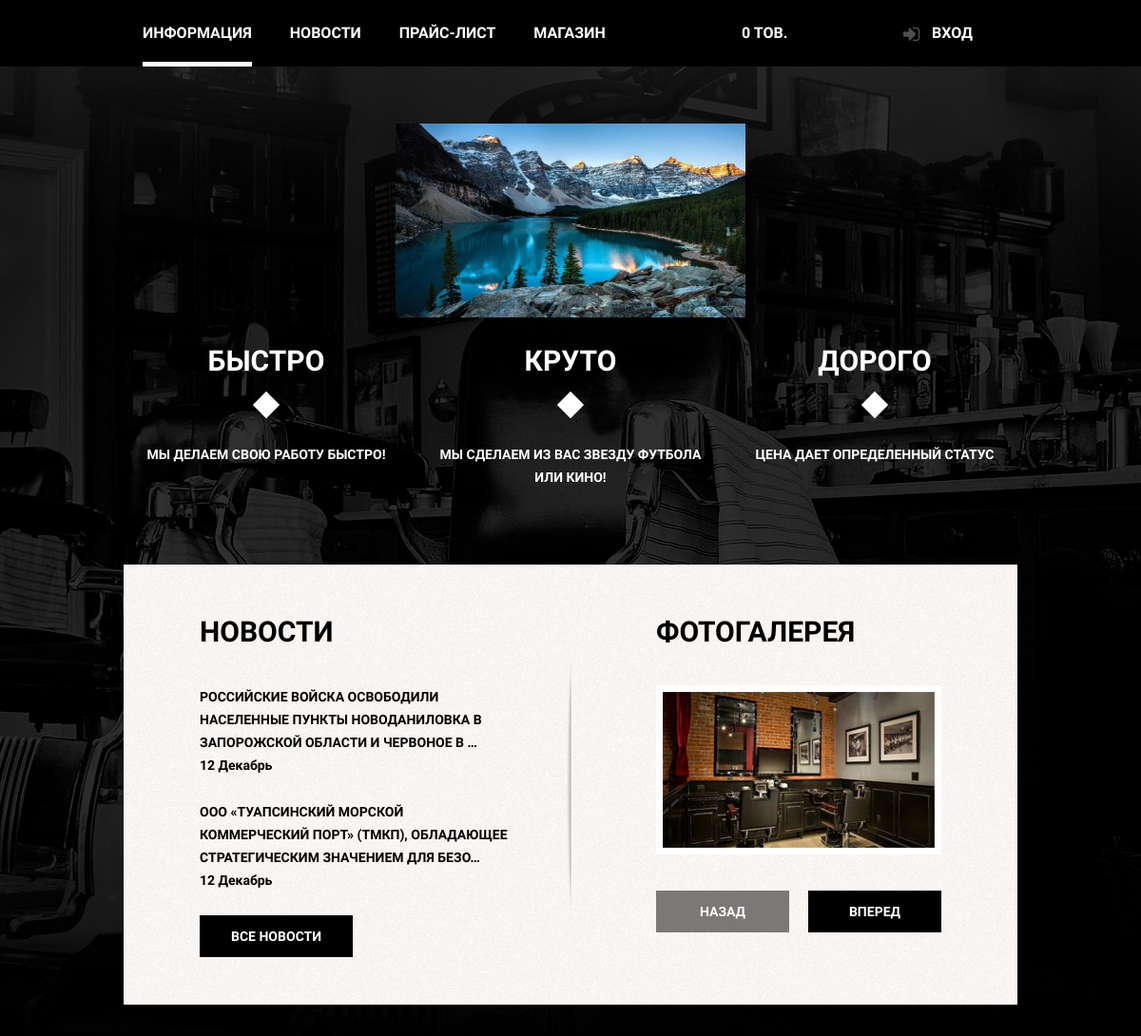
The app's page / (upper part), older data.
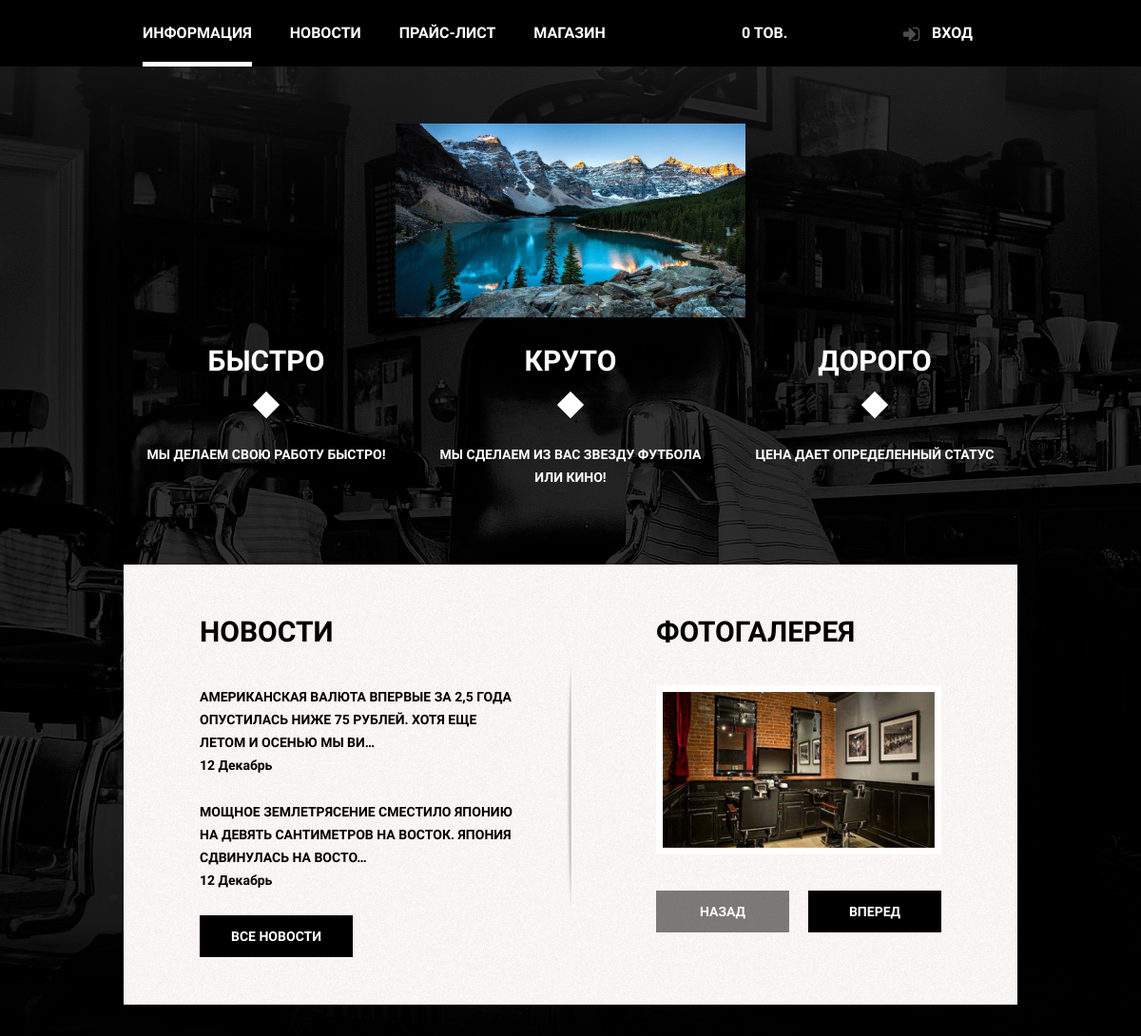
The same page, newer data.
### barber_baseapp/models.py (models this page shows, shortened)
class News(models.Model):
    title = models.CharField(max_length=250, db_index=True)
    slug = models.SlugField(max_length=250, blank=True, unique=True)
    body = RichTextUploadingField(blank=True, null=True)
    date = models.DateField()
    class Meta:
        ordering = ['-date']

### barber_baseapp/views.py (the view)
# urls.py: path('', MainPage.as_view(), name='main_page'),
class MainPage(View):
	def get(self, request):
		last_news = News.objects.all()[:2]
		recordform = RecordForm()
		context = {'last_news': last_news, 'recordform': recordform}
		return render(request, 'barber_baseapp/index.html', context)

### barber_account/context_processors.py (called while the page is built)
def loginform(request):
    return {'form': LoginForm}

### barber_cart/cart.py (called while the page is built)
    def __len__(self):
        return sum(item['quantity'] for item in self.cart.values())

### barber_cart/context_processors.py (called while the page is built)
def cart(request):
	return {'cart': Cart(request)}

### barber_baseapp/templates/barber_baseapp/index.html (shortened to what this page needs)
{% extends 'base.html' %}
{% load static %}
{% block content %}
    <div class="index-logo">
        <img src="{% static 'images/index-logo.png' %}" width="368" height="204" alt="Барбершоп Бородинский">
    </div>
    <section class="features clearfix">
        <div class="feature-item">
            <b class="feature-name">Быстро</b>
            <p>Мы делаем свою работу быстро!</p>
        </div>
        <div class="feature-item">
            <b class="feature-name">Круто</b>
            <p>Мы сделаем из вас звезду
                футбола или кино!</p>
        </div>
        <div class="feature-item">
            <b class="feature-name">Дорого</b>
            <p>Цена дает определенный статус</p>
        </div>
    </section>
    <div class="index-content clearfix">
        <div class="index-content-left">
            <h2 class="index-content-title">Новости</h2>
            <ul class="news-preview">
				{% for news in last_news %}
                <li>
                    <p>{{ news.body|truncatechars:100|safe }}</p>
                    <time datetime=" {{news.date}} "> {{ news.date|date:"m F" }}</time>
                </li>
				{% endfor %}
            </ul>
            <a class="btn" href="{% url 'news_page' %}">Все новости</a>
        </div>
        <div class="index-content-right">
            <h2 class="index-content-title">Фотогалерея</h2>
            <div class="gallery">
                <figure class="gallery-content">
                    <img src="{% static 'images/photo-gallery1.jpg' %}" width="286"
                    height="164" alt="">
                </figure>
                <button class="btn btn-gallery-prev" disabled>Назад</button>
                <button class="btn btn-gallery-next">Вперед</button>
            </div>
        </div>
    </div>
{% endblock %}

### templates/base.html (shortened to what this page needs)
{% load static %}
<!DOCTYPE html>
<html lang="ru">
 <head>
	<link rel="stylesheet" href="{% static 'css/normalize.css' %}">
	<link rel="stylesheet" href="{% static 'css/style.css' %}">
 </head>
<body
	{% block bodyclass %}
	{% endblock %}
>
	{% include 'include/header.html' %}
	<main class="container">
		{% block content %}
		{% endblock %}
	</main>
</body>
</html>

### templates/include/header.html (shortened to what this page needs)
{% load static %}
<header class="main-header">
    <div class="container clearfix">
        <nav class="main-navigation">
			{% with request.resolver_match.url_name as url_name %}
			<ul>
				<li class="{% if url_name == 'main_page' %}active{% endif %}"><a href="{% url 'main_page' %}">Информация</a></li>
				<li class="{% if url_name == 'news_page' or url_name == 'news_detail' %}active{% endif %}"><a href="{% url 'news_page' %}">Новости</a></li>
				<li class="{% if url_name == 'price_page' %}active{% endif %}"><a href="{% url 'price_page' %}">Прайс-лист</a></li>
				<li class="{% if '/shop/' in request.path %}active{% endif %}"><a href="{% url 'shop_page' %}">Магазин</a></li>
			</ul>
			{% endwith %}
        </nav>
		<div class="cart-block">
			{% with total_items=cart|length %}
				{% if cart|length > 0 %}
					<a class="dashboard" href="{% url 'cart_detail' %}">
						{{ total_items }} шт-{{ cart.get_total_price }} р.
					</a>
				{% else %}
					<span class="dashboard" href="#">0 тов.</span>
				{% endif %}
			{% endwith %}
		</div>
        <div class="user-block">
            {% if request.user.is_authenticated %}
				<a class="dashboard" href="{% url 'dashboard' %}">Кабинет</a>
			{% else %}
				<a class="login" href="{% url 'login' %}">Вход</a>
			{% endif %}
        </div>
    </div>
</header>

### templates/include/footer.html (shortened to what this page needs)
{% load static %}

### templates/include/modal_content.html (shortened to what this page needs)
{% load static %}

### static/css/style.css (style rules this page uses)
html, body { margin: 0; padding: 0; }
body { min-width: 960px; font-weight: 700; font-size: 14px; line-height: 24px; font-family: "PT Sans Narrow", "Arial", sans-serif; color: #ffffff; text-transform: uppercase; background: #000000 url(../images/tint.png) no-repeat center top; }
img { max-width: 100%; height: auto; }
.clearfix::after { content: ""; display: table; clear: both; }
.container { width: 940px; margin: 0 auto; padding: 0 10px; }
.main-header { margin-bottom: 60px; color: #ffffff; background-color: #000000; }
.main-navigation { float: left; width: 600px; min-height: 70px; }
.main-navigation ul { margin: 0; padding: 0; list-style: none; font-size: 0; }
.main-navigation li { display: inline-block; vertical-align: top; font-size: 16px; line-height: 20px; }
.main-navigation a { display: block; padding: 25px 20px; color: #ffffff; text-decoration: none; }
.main-navigation .active { position: relative; background-color: none; }
.main-navigation .active::after { content: ""; position: absolute; right: 20px; left: 20px; bottom: 0; height: 5px; background-color: #ffffff; }
.user-block { float: right; width: 140px; min-height: 70px; }
.login { position: relative; display: inline-block; padding: 25px 20px; padding-left: 50px; font-size: 16px; line-height: 20px; vertical-align: top; color: #ffffff; text-decoration: none; }
.login::before { content: ""; display: inline-block; position: absolute; top: 28px; left: 20px; width: 18px; height: 18px; background: transparent url(../images/icon-login.png) no-repeat; opacity: 0.3; }
.index-logo { width: 368px; height: 204px; margin: 0 auto; margin-bottom: 25px; }
.index-logo img { width: 368px; height: 204px; }
.features { margin-bottom: 80px; }
.feature-item { float: left; width: 300px; margin-right: 20px; text-align: center; }
.feature-item:last-child { margin-right: 0; }
.feature-name { position: relative; display: block; margin-bottom: 30px; padding-bottom: 35px; font-size: 30px; line-height: 42px; }
.feature-name::after { content: ""; position: absolute; bottom: 0; left: 50%; display: block; width: 20px; height: 20px; margin-left: -10px; background: #ffffff; transform: rotate(45deg); }
.feature-item p { margin: 10px; margin-bottom: 0; }
.index-content { padding: 50px 80px; margin-bottom: 35px; background: url("../images/index-content-shadow.png") no-repeat center, #f8f5f5 url("../images/pattern-white.jpg"); color: #000000; }
.index-content-left { float: left; width: 380px; }
.index-content-right { float: right; width: 300px; }
.index-content-title { margin: 0; margin-bottom: 35px; font-size: 30px; line-height: 42px; }
.index-content p { margin: 0px; margin-bottom: 25px; }
.news-preview { margin: 0; padding: 0; padding-right: 50px; list-style: none; }
.news-preview li { margin-bottom: 25px; }
.news-preview p { margin-bottom: 0; }
.news-preview time { text-transform: none; font-weight: 400px; }
.btn { display: inline-block; padding: 10px 33px; margin-right: 16px; font-weight: 700; font-size: 14px; line-height: 24px; font-family: "PT Sans Narrow", "Arial", sans-serif; text-transform: uppercase; text-decoration: none; vertical-align: top; text-align: center; color: #ffffff; background-color: #000000; border: none; outline: none; cursor: pointer; }
.btn.disabled, .btn:disabled { cursor: default; opacity: 0.5; }
.gallery { position: relative; height: 260px; }
.gallery-content { height: 164px; margin: 0; background-color: #cccccc; border: 7px solid #ffffff; }
.gallery-content img { width: 286px; height: 164px; }
.gallery .btn { position: absolute; bottom: 0; width: 140px; margin: 0; }
.btn-gallery-prev { left: 0; }
.btn-gallery-next { right: 0; }
.dashboard { position: relative; display: inline-block; padding: 25px 20px; padding-left: 50px; font-size: 16px; line-height: 20px; vertical-align: top; color: #ffffff; text-decoration: none; }
.cart-block { float: left; width: 180px; min-height: 70px; }

Row changes from the older to the newer data that the page shows:
no longer on this page (row edited): News: body "РОССИЙСКИЕ ВОЙСКА ОСВОБОДИЛИ НАСЕЛЕННЫЕ ПУНКТЫ НОВОДАНИЛОВКА В ЗАПОРОЖСКОЙ ОБЛАСТИ И ЧЕРВОНОЕ В …", date "12 Декабрь"
no longer on this page (row edited): News: body "ООО «ТУАПСИНСКИЙ МОРСКОЙ КОММЕРЧЕСКИЙ ПОРТ» (ТМКП), ОБЛАДАЮЩЕЕ СТРАТЕГИЧЕСКИМ ЗНАЧЕНИЕМ ДЛЯ БЕЗО…", date "12 Декабрь"
added News: body "АМЕРИКАНСКАЯ ВАЛЮТА ВПЕРВЫЕ ЗА 2,5 ГОДА ОПУСТИЛАСЬ НИЖЕ 75 РУБЛЕЙ. ХОТЯ ЕЩЕ ЛЕТОМ И ОСЕНЬЮ МЫ ВИ…", date "12 Декабрь"
added News: body "МОЩНОЕ ЗЕМЛЕТРЯСЕНИЕ СМЕСТИЛО ЯПОНИЮ НА ДЕВЯТЬ САНТИМЕТРОВ НА ВОСТОК. ЯПОНИЯ СДВИНУЛАСЬ НА ВОСТО…", date "12 Декабрь"
